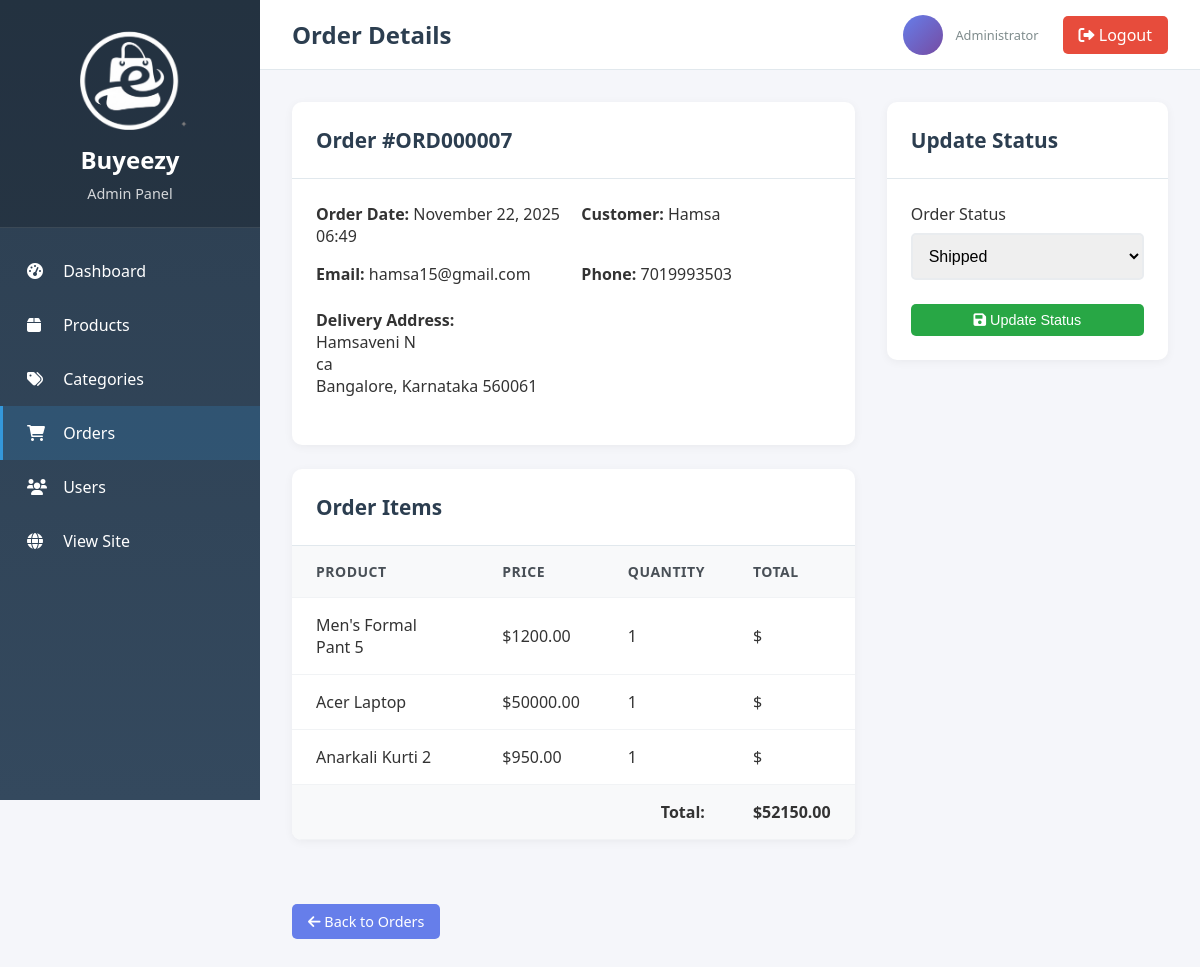
Screenshot of /admin-panel/orders/ORD000007/ (signed in) with the database file from the repository.
### orders/models.py (models this page shows, shortened)
class Order(models.Model):
    ORDER_STATUS = (
        ('pending', 'Pending'),
        ('processing', 'Processing'),
        ('shipped', 'Shipped'),
        ('delivered', 'Delivered'),
        ('cancelled', 'Cancelled'),
    )
    PAYMENT_METHODS = (
        ('credit_card', 'Credit Card'),
        ('debit_card', 'Debit Card'),
        ('paypal', 'PayPal'),
        ('cod', 'Cash on Delivery'),
    )
    order_id = models.CharField(max_length=20, unique=True, default='', editable=False)
    user = models.ForeignKey(User, on_delete=models.CASCADE)
    first_name = models.CharField(max_length=100)
    last_name = models.CharField(max_length=100)
    email = models.EmailField()
    address = models.TextField()
    city = models.CharField(max_length=100)
    state = models.CharField(max_length=100)
    postal_code = models.CharField(max_length=20)
    phone = models.CharField(max_length=20)
    payment_method = models.CharField(max_length=20, choices=PAYMENT_METHODS, default='credit_card')
    total_amount = models.DecimalField(max_digits=10, decimal_places=2)
    status = models.CharField(max_length=20, choices=ORDER_STATUS, default='pending')
    created_at = models.DateTimeField(auto_now_add=True)
    updated_at = models.DateTimeField(auto_now=True)

class OrderItem(models.Model):
    order = models.ForeignKey(Order, related_name='items', on_delete=models.CASCADE)
    product = models.ForeignKey('store.Product', related_name='order_items', on_delete=models.CASCADE)
    price = models.DecimalField(max_digits=10, decimal_places=2)
    quantity = models.PositiveIntegerField(default=1)

### store/models.py (models this page shows, shortened)
class Product(models.Model):
    name = models.CharField(max_length=200)
    slug = models.SlugField(max_length=200, unique=True)
    category = models.ForeignKey(Category, on_delete=models.CASCADE, related_name='products')
    description = models.TextField()
    price = models.DecimalField(max_digits=10, decimal_places=2)
    image = models.ImageField(upload_to='products/', blank=True, null=True)
    stock = models.PositiveIntegerField(default=0)
    available = models.BooleanField(default=True)
    featured = models.BooleanField(default=False)
    created_at = models.DateTimeField(auto_now_add=True)
    updated_at = models.DateTimeField(auto_now=True)
    class Meta:
        ordering = ['-created_at']
        indexes = [
            models.Index(fields=['slug']),
            models.Index(fields=['available']),
            models.Index(fields=['featured']),
        ]

### store/admin_views.py (the view)
# urls.py: path('orders/<str:order_id>/', admin_views.admin_order_detail, name='order_detail'),
@staff_member_required
def admin_order_detail(request, order_id):
    order = get_object_or_404(Order.objects.prefetch_related('items__product'), order_id=order_id)
    if request.method == 'POST':
        new_status = request.POST.get('status')
        order.status = new_status
        order.save()
        messages.success(request, f'Order status updated to {order.get_status_display()}')
        return redirect('admin_panel:order_detail', order_id=order_id)
    context = {'order': order}
    return render(request, 'admin_panel/order_detail.html', context)

### cart/context_processors.py (called while the page is built)
def cart_context(request):
    cart_items_count = 0
    cart_total = 0
    if request.user.is_authenticated:
        cart_items = CartItem.objects.filter(user=request.user)
        cart_items_count = cart_items.aggregate(total_items=Sum('quantity'))['total_items'] or 0
        cart_total = cart_items.aggregate(total=Sum(F('quantity') * F('product__price')))['total'] or 0
    return {
        'cart_items_count': cart_items_count,
        'cart_total': cart_total,
    }

### templates/admin_panel/order_detail.html (shortened to what this page needs)
{% extends 'admin_panel/base.html' %}
{% block page_title %}Order Details{% endblock %}
{% block content %}
<div style="display: grid; grid-template-columns: 2fr 1fr; gap: 2rem;">
    <div>
        <div class="admin-table-container" style="margin-bottom: 1.5rem;">
            <div class="admin-table-header"><h2>Order #{{ order.order_id }}</h2></div>
            <div style="padding: 1.5rem;">
                <div style="display: grid; grid-template-columns: 1fr 1fr; gap: 1rem; margin-bottom: 1.5rem;">
                    <div><strong>Order Date:</strong> {{ order.created_at|date:"F d, Y H:i" }}</div>
                    <div><strong>Customer:</strong> {{ order.user.username }}</div>
                    <div><strong>Email:</strong> {{ order.email }}</div>
                    <div><strong>Phone:</strong> {{ order.phone }}</div>
                </div>
                <div style="margin-bottom: 1.5rem;">
                    <strong>Delivery Address:</strong><br>
                    {{ order.first_name }} {{ order.last_name }}<br>
                    {{ order.address }}<br>
                    {{ order.city }}, {{ order.state }} {{ order.postal_code }}
                </div>
            </div>
        </div>
        <div class="admin-table-container">
            <div class="admin-table-header"><h2>Order Items</h2></div>
            <table class="admin-table">
                <thead><tr><th>Product</th><th>Price</th><th>Quantity</th><th>Total</th></tr></thead>
                <tbody>
                    {% for item in order.items.all %}
                    <tr>
                        <td>{{ item.product.name }}</td>
                        <td>${{ item.price }}</td>
                        <td>{{ item.quantity }}</td>
                        <td>${{ item.total_price }}</td>
                    </tr>
                    {% endfor %}
                    <tr style="font-weight: bold; background-color: #f8f9fa;">
                        <td colspan="3" style="text-align: right;">Total:</td>
                        <td>${{ order.total_amount }}</td>
                    </tr>
                </tbody>
            </table>
        </div>
    </div>
    <div>
        <div class="admin-table-container">
            <div class="admin-table-header"><h2>Update Status</h2></div>
            <div style="padding: 1.5rem;">
                <form method="post">
                    <div class="form-group">
                        <label class="form-label">Order Status</label>
                        <select name="status" class="form-control">
                            <option value="shipped" {% if order.status == 'shipped' %}selected{% endif %}>Shipped</option>
                        </select>
                    </div>
                    <button type="submit" class="btn btn-success" style="width: 100%;"><i class="fas fa-save"></i> Update Status</button>
                </form>
            </div>
        </div>
    </div>
</div>
<div style="margin-top: 2rem;"><a href="{% url 'admin_panel:orders' %}" class="btn btn-primary"><i class="fas fa-arrow-left"></i> Back to Orders</a></div>
{% endblock %}

### templates/admin_panel/base.html (style rules this page uses)
* { margin: 0; padding: 0; box-sizing: border-box; }
body { font-family: 'Segoe UI', Tahoma, Geneva, Verdana, sans-serif; background-color: #f5f6fa; color: #333; }
.admin-table-container { background: white; border-radius: 10px; box-shadow: 0 2px 10px rgba(0,0,0,0.05); overflow: hidden; margin-bottom: 2rem; }
.admin-table-header { padding: 1.5rem; border-bottom: 1px solid #e1e8ed; display: flex; justify-content: space-between; align-items: center; }
.admin-table-header h2 { font-size: 1.3rem; color: #2c3e50; }
.admin-table { width: 100%; border-collapse: collapse; }
.admin-table th, .admin-table td { padding: 1rem 1.5rem; text-align: left; border-bottom: 1px solid #f1f3f5; }
.admin-table th { background-color: #f8f9fa; font-weight: 600; color: #495057; font-size: 0.875rem; text-transform: uppercase; letter-spacing: 0.5px; }
.btn { padding: 0.5rem 1rem; border: none; border-radius: 5px; cursor: pointer; text-decoration: none; display: inline-block; transition: all 0.3s; font-size: 0.9rem; }
.btn-primary { background-color: #667eea; color: white; }
.btn-success { background-color: #28a745; color: white; }
.form-group { margin-bottom: 1.5rem; }
.form-label { display: block; margin-bottom: 0.5rem; font-weight: 500; color: #333; }
.form-control { width: 100%; padding: 0.75rem; border: 2px solid #e9ecef; border-radius: 5px; font-size: 1rem; transition: border-color 0.3s; }

### rows the page displays
Order: order_id "ORD000007", created_at "November 22, 2025 06:49", user.username "Hamsa", email "hamsa15@gmail.com", phone "7019993503", first_name "Hamsaveni", last_name "N", address "ca", city "Bangalore", state "Karnataka", postal_code "560061", total_amount "52150.00", status "Shipped"
OrderItem: product.name "Men's Formal Pant 5", price "1200.00", quantity "1"
OrderItem: product.name "Acer Laptop", price "50000.00", quantity "1"
OrderItem: product.name "Anarkali Kurti 2", price "950.00", quantity "1"
